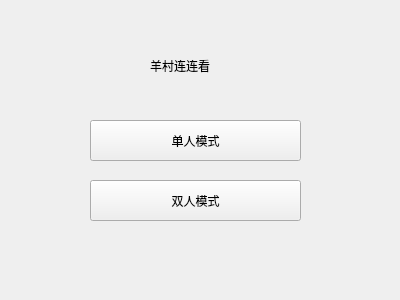
<?xml version="1.0" encoding="UTF-8"?>
<ui version="4.0">
 <class>mainwighet</class>
 <widget class="QWidget" name="mainwighet">
  <property name="geometry">
   <rect>
    <x>0</x>
    <y>0</y>
    <width>400</width>
    <height>300</height>
   </rect>
  </property>
  <property name="windowTitle">
   <string>Form</string>
  </property>
  <widget class="QPushButton" name="pushButton">
   <property name="geometry">
    <rect>
     <x>90</x>
     <y>120</y>
     <width>211</width>
     <height>41</height>
    </rect>
   </property>
   <property name="text">
    <string>单人模式</string>
   </property>
  </widget>
  <widget class="QPushButton" name="pushButton_2">
   <property name="geometry">
    <rect>
     <x>90</x>
     <y>180</y>
     <width>211</width>
     <height>41</height>
    </rect>
   </property>
   <property name="text">
    <string>双人模式</string>
   </property>
  </widget>
  <widget class="QLabel" name="label">
   <property name="geometry">
    <rect>
     <x>150</x>
     <y>40</y>
     <width>131</width>
     <height>51</height>
    </rect>
   </property>
   <property name="text">
    <string>羊村连连看</string>
   </property>
  </widget>
 </widget>
 <resources/>
 <connections/>
</ui>
